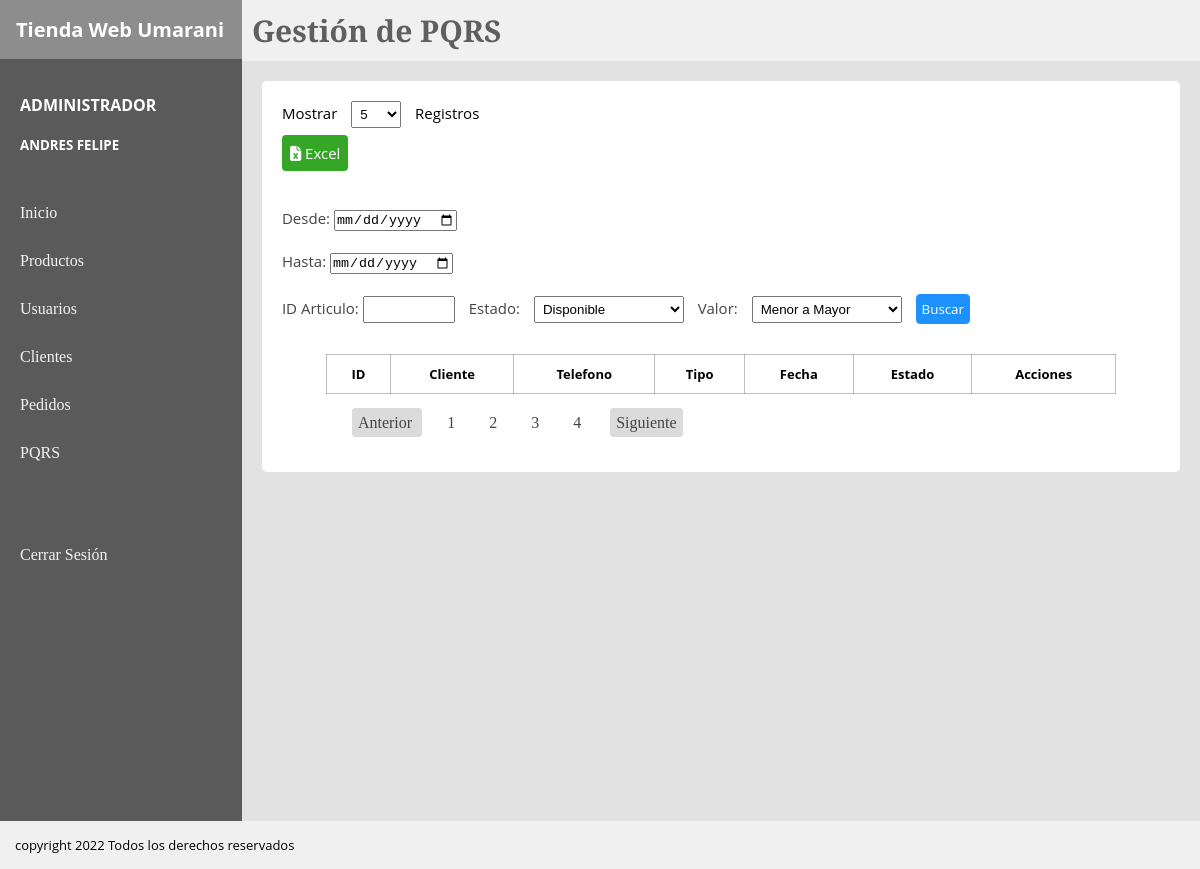
Before: /View/PQRS.php (signed in) with the older database file.
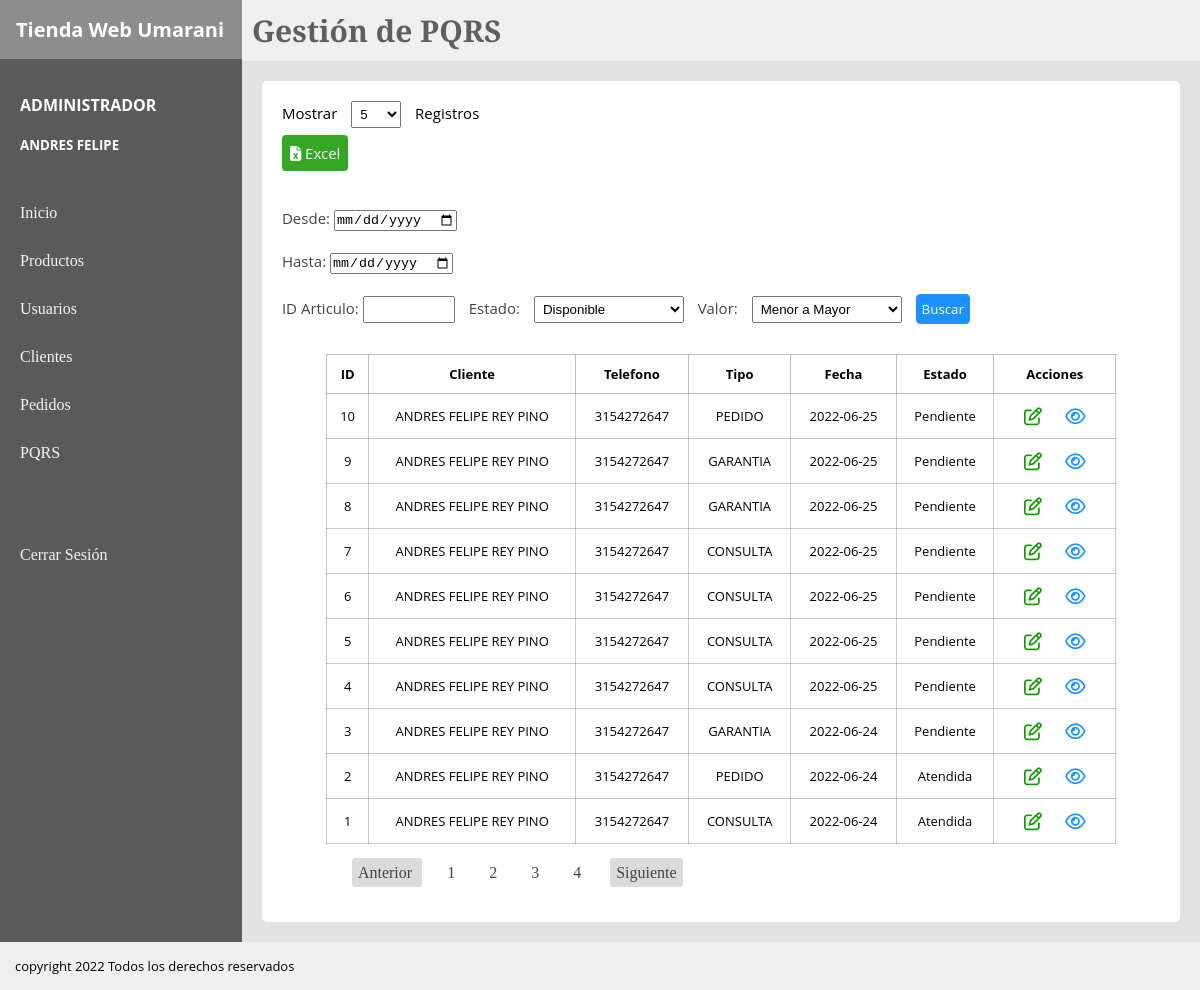
After: the same page with the newer database file.
### tables this page shows
CREATE TABLE `pqrs` (
  `pqrsId` int(11) NOT NULL AUTO_INCREMENT,
  `pqrsNombre` varchar(200) NOT NULL,
  `pqrsMail` varchar(200) NOT NULL,
  `pqrsDescripcion` text NOT NULL,
  `pqrsTelefono` varchar(12) NOT NULL,
  `pqrsEstado` varchar(30) NOT NULL DEFAULT 'Pendiente',
  `pqrsFecha` date NOT NULL,
  `pqrsClienteId` int(11) DEFAULT NULL,
  `pqrsUsuarioId` int(11) DEFAULT NULL,
  `pqrsOrigenId` int(11) NOT NULL,
  `pqrsPedidoId` int(11) DEFAULT NULL,
  `pqrsImagen` varchar(250) NOT NULL,
  PRIMARY KEY (`pqrsId`),
  KEY `fk_pqrsUsuarioId` (`pqrsUsuarioId`),
  KEY `fk_pqrsOrigenId` (`pqrsOrigenId`),
  CONSTRAINT `fk_pqrsClienteId` FOREIGN KEY (`pqrsClienteId`) REFERENCES `cliente` (`clienteId`),
  CONSTRAINT `fk_pqrsOrigenId` FOREIGN KEY (`pqrsOrigenId`) REFERENCES `pqrstipo` (`pqrsTipoId`),
  CONSTRAINT `fk_pqrsUsuarioId` FOREIGN KEY (`pqrsUsuarioId`) REFERENCES `usuariotienda` (`usuarioId`)
);

CREATE TABLE `pqrstipo` (
  `pqrsTipoId` int(11) NOT NULL AUTO_INCREMENT,
  `pqrsTipoNombre` varchar(30) NOT NULL,
  PRIMARY KEY (`pqrsTipoId`)
);

### Controller/mostrarPQRS.php (called while the page is built)
<?php
require_once('../Model/M_PQRS.php');
$pq1 = new PQRS();
$registros = $pq1->verPqrs();
?>

### Model/M_PQRS.php (called while the page is built, shortened)
<?php
    class PQRS {
            private $pqrs;
        public function __construct()
        {
            $this->pqrs = new mysqli('localhost','root','','proyecto');
        }
        public function verPqrs(){
            $query = $this->pqrs->query("SELECT * FROM pqrs
            JOIN pqrsTipo
            ON pqrsOrigenId = pqrsTipoId
            ORDER BY pqrsId DESC");
            $retorno = [];
            $i = 0;
            while($fila = $query->fetch_assoc()) {
                $retorno[$i] = $fila;
                $i++;
            }
            return $retorno;
        }
    }
?>

### View/PQRS.php (the view, shortened to what this page needs)
<?php
require_once('../Controller/mostrarPQRS.php'); ?>
<!DOCTYPE html>
<html lang="en">
<head>
</head>
<body>
<link rel="stylesheet" href="../CSS/tiendaEstilos.css">
    <div class="padre">
        <div class="board">
            <div class="titulo">
                <h1>Tienda Web Umarani</h1>
            </div>
            <div class="usuario">
            <h4><?php echo "$_SESSION[rol] "; ?></h4>
             <h5><?php echo "$_SESSION[nombre] $_SESSION[apellido] "; ?></h5>
            </div>
            <nav class="secciones">
                <a href="#">Inicio</a>
                <a href="../View/Productos.php">Productos</a>
                <?php if($_SESSION['rol'] == 'ADMINISTRADOR')  { ?>
                <a href="../View/Usuarios.php">Usuarios</a>
                <a href="../View/adminClientes.php">Clientes</a> <?php } ?>
                <a href="../View/Pedidos.php">Pedidos</a>
                 <a href="../View/PQRS.php">PQRS</a> <br><br><br>
                <a href="../Controller/cerrarSesion.php">Cerrar Sesión</a>
            </nav>
        </div>
        <div class="content">
        <header class="header">
            <h1>Gestión de PQRS</h1>
        </header>
        <section class="section">
            <div class="container">
                <div class="registros">
                 <p> Mostrar  <select name="" id="">
                    <option value="">5</option>
               </select>  Registros </p>
                </div>
                <div class="exportar">
                    <a class="excel" href="#"><i class="fas fa-file-excel"></i> Excel</a>
                </div>
                <div class="filtros" >
                    <form action="">
                        <label for="fechainicio">Desde: </label>
                        <input type="date" name="fechainicio"><br><br>
                        <label for="fechafin">Hasta:  </label>
                        <input type="date" name="fechafin"><br><br>
                        <label for="id">ID Articulo: </label>
                        <input name="id" type="text" class="idpedido">
                        <label for=""> Estado: </label>
                        <select name="" id="">Estado
                            <option value="">Disponible</option>
                        </select>
                        <label for=""> Valor: </label>
                        <select name="" id="">Estado
                            <option value="">Menor a Mayor</option>
                        </select>
                        <input class="searchButton" type="button" value="Buscar">
                    </form>
                </div>
                <table>
                    <tr>
                        <th>ID</th>
                        <th>Cliente</th>
                        <th>Telefono</th>
                        <th>Tipo</th>
                        <th>Fecha</th>
                        <th>Estado</th>
                        <th>Acciones</th>
                    </tr>
                    <?php foreach($registros as $reg){
                        ?>
                    <tr class="información" >
                        <td><?php echo $reg['pqrsId'] ?></td>
                        <td><?php echo $reg['pqrsNombre'] ?></td>
                        <td><?php echo $reg['pqrsTelefono'] ?></td>
                        <td><?php echo $reg['pqrsTipoNombre'] ?></td>
                        <td><?php echo $reg['pqrsFecha'] ?></td>
                        <td><?php echo $reg['pqrsEstado'] ?></td>
                        <td>
                            <?php if($reg['pqrsEstado'] == 'Pendiente'){ ?>
                                   <a class="edit" href="../View/GestionPqrs.php?pqEdit=<?php echo "$reg[pqrsId]" ?>"><i class="far fa-edit"></i></i></a>
                                   <?php if($_SESSION['rol'] == 'ADMINISTRADOR'){ ?>
                                    <a class="detail" href="../View/detalleResolucion.php?pqVis=<?php echo "$reg[pqrsId]" ?>"><i class="far fa-eye"></i></a>
                                    <?php  }    ?>
                             <?php  }else { ?>
                                <?php if($_SESSION['rol'] == 'ADMINISTRADOR'){ ?>
                                    <a class="edit" href="../View/GestionPqrs.php?pqEdit=<?php echo "$reg[pqrsId]" ?>"><i class="far fa-edit"></i></i></a>
                                    <?php  }    ?>
                                 <a class="detail" href="../View/detalleResolucion.php?pqVis=<?php echo "$reg[pqrsId]" ?>"><i class="far fa-eye"></i></a>
                                 <?php }?>
                        </td>
                    </tr>
                    <?php  } ?>
                </table>
                <nav class="paginacion">
                <a class="prev-next" href="#">Anterior </a>
                <a href="#">1</a>
                <a href="#">2</a>
                <a href="#">3</a>
                <a href="#">4</a>
                <a class="prev-next" href="#"> Siguiente</a>
                </nav>
            </div>
        </section>
        </div>
    </div>
    <footer class="footer">
        <p>copyright 2022 Todos los derechos reservados</p>
    </footer>
</body>
</html>

### CSS/tiendaEstilos.css (style rules this page uses)
* { padding: 0px; margin: 0px; }
.padre { display: flex; }
.board { background: #5a5a5a; flex: 1 1 auto; height: auto; }
.titulo { background: #8d8d8d; padding: 10px; }
.titulo h1 { font-family: 'Open Sans', sans-serif; font-size: 20px; padding: 6px; color:rgb(255, 255, 255); }
.usuario { padding: 10px; margin-top: 15px; }
.usuario h4 { color: rgb(255, 255, 255); font-family: 'Open Sans', sans-serif; padding: 10px; }
.usuario h5 { color: rgb(255, 255, 255); font-family: 'Open Sans', sans-serif; padding: 10px; }
.secciones { padding: 10px; }
.secciones a { display: block; padding: 10px; color: rgb(243, 243, 243); text-decoration: none; margin-top: 10px; font-family: 'Bitter', serif; transition: 0.3s ease-in-out; }
.content { flex: 100 1 auto; }
.header { background: #f0f0f0; }
.header h1 { font-family: 'Bitter', serif; font-size: 30px; padding: 10px; color: rgb(95, 95, 95); }
.section { background: #e2e2e2; padding: 20px; min-height: 720px; }
.container { padding: 20px; border-radius: 5px; background: #ffffff; }
table { margin-left: auto; margin-right: auto; border: 1px solid rgba(95, 95, 95, 0.384); border-collapse: collapse; width: 90%; font-family: 'Open Sans', sans-serif; font-size: 13px; }
th { border: 1px solid rgba(95, 95, 95, 0.384); text-align: center; padding: 10px; }
td { border: 0.5px solid rgba(95, 95, 95, 0.336); padding: 10px; text-align: center; }
.detail { color: #1d92ff; font-size: 18px; padding: 10px; }
.edit { color: rgb(18, 151, 0); font-size: 18px; padding: 10px; }
.exportar { padding: 15px 0px; }
.exportar a { padding: 8px; text-decoration: none; border-radius: 4px ; font-family: 'Open Sans', sans-serif; font-size: 15px; }
.excel { background:rgba(18, 151, 0, 0.849); color: #fff; }
.registros { font-family: 'Open Sans', sans-serif; font-size: 15px; }
select { width: 50px; margin: 0px 10px; padding: 4px; }
.filtros { margin: 30px 0px; font-family: 'Open Sans', sans-serif; font-size: 15px; color: #444444; }
.filtros select { width: 150px; overflow: hidden; }
.idpedido { width: 80px; padding: 4px; margin-right: 10px; overflow: hidden; }
.searchButton { padding: 5px; font-family: 'Open Sans', sans-serif; background: #1d92ff; color: #fff; border: 0.5px solid #1d92ff; border-radius: 4px; cursor: pointer; }
.paginacion { margin: 20px 0px 20px 60px; }
.paginacion a { text-decoration: none; color: #444444; margin: 0px 10px; padding: 5px; }
.prev-next { background: #dbdbdb; border-radius: 4px; border: 1px solid #dbdbdb; }
.footer { background: #f0f0f0; padding: 15px; font-family: 'Open Sans', sans-serif; font-size: 13px; }

Changed rows visible on the page:
added pqrs: pqrsId "10", pqrsNombre "ANDRES FELIPE REY PINO", pqrsTelefono "3154272647", pqrsOrigenId.pqrsTipoNombre "PEDIDO", pqrsFecha "2022-06-25", pqrsEstado "Pendiente"
added pqrs: pqrsId "9", pqrsNombre "ANDRES FELIPE REY PINO", pqrsTelefono "3154272647", pqrsOrigenId.pqrsTipoNombre "GARANTIA", pqrsFecha "2022-06-25", pqrsEstado "Pendiente"
added pqrs: pqrsId "8", pqrsNombre "ANDRES FELIPE REY PINO", pqrsTelefono "3154272647", pqrsOrigenId.pqrsTipoNombre "GARANTIA", pqrsFecha "2022-06-25", pqrsEstado "Pendiente"
added pqrs: pqrsId "7", pqrsNombre "ANDRES FELIPE REY PINO", pqrsTelefono "3154272647", pqrsOrigenId.pqrsTipoNombre "CONSULTA", pqrsFecha "2022-06-25", pqrsEstado "Pendiente"
added pqrs: pqrsId "6", pqrsNombre "ANDRES FELIPE REY PINO", pqrsTelefono "3154272647", pqrsOrigenId.pqrsTipoNombre "CONSULTA", pqrsFecha "2022-06-25", pqrsEstado "Pendiente"
added pqrs: pqrsId "5", pqrsNombre "ANDRES FELIPE REY PINO", pqrsTelefono "3154272647", pqrsOrigenId.pqrsTipoNombre "CONSULTA", pqrsFecha "2022-06-25", pqrsEstado "Pendiente"
added pqrs: pqrsId "4", pqrsNombre "ANDRES FELIPE REY PINO", pqrsTelefono "3154272647", pqrsOrigenId.pqrsTipoNombre "CONSULTA", pqrsFecha "2022-06-25", pqrsEstado "Pendiente"
added pqrs: pqrsId "3", pqrsNombre "ANDRES FELIPE REY PINO", pqrsTelefono "3154272647", pqrsOrigenId.pqrsTipoNombre "GARANTIA", pqrsFecha "2022-06-24", pqrsEstado "Pendiente"
added pqrs: pqrsId "2", pqrsNombre "ANDRES FELIPE REY PINO", pqrsTelefono "3154272647", pqrsOrigenId.pqrsTipoNombre "PEDIDO", pqrsFecha "2022-06-24", pqrsEstado "Atendida"
added pqrs: pqrsId "1", pqrsNombre "ANDRES FELIPE REY PINO", pqrsTelefono "3154272647", pqrsOrigenId.pqrsTipoNombre "CONSULTA", pqrsFecha "2022-06-24", pqrsEstado "Atendida"
